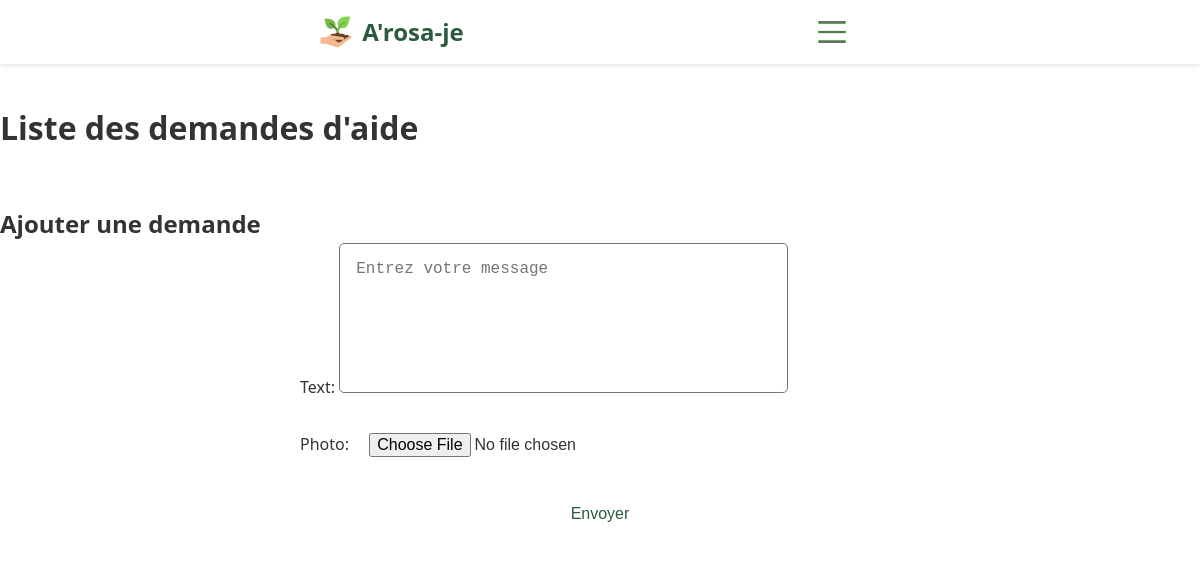
Page /demande/ (signed in) on the earlier database version.
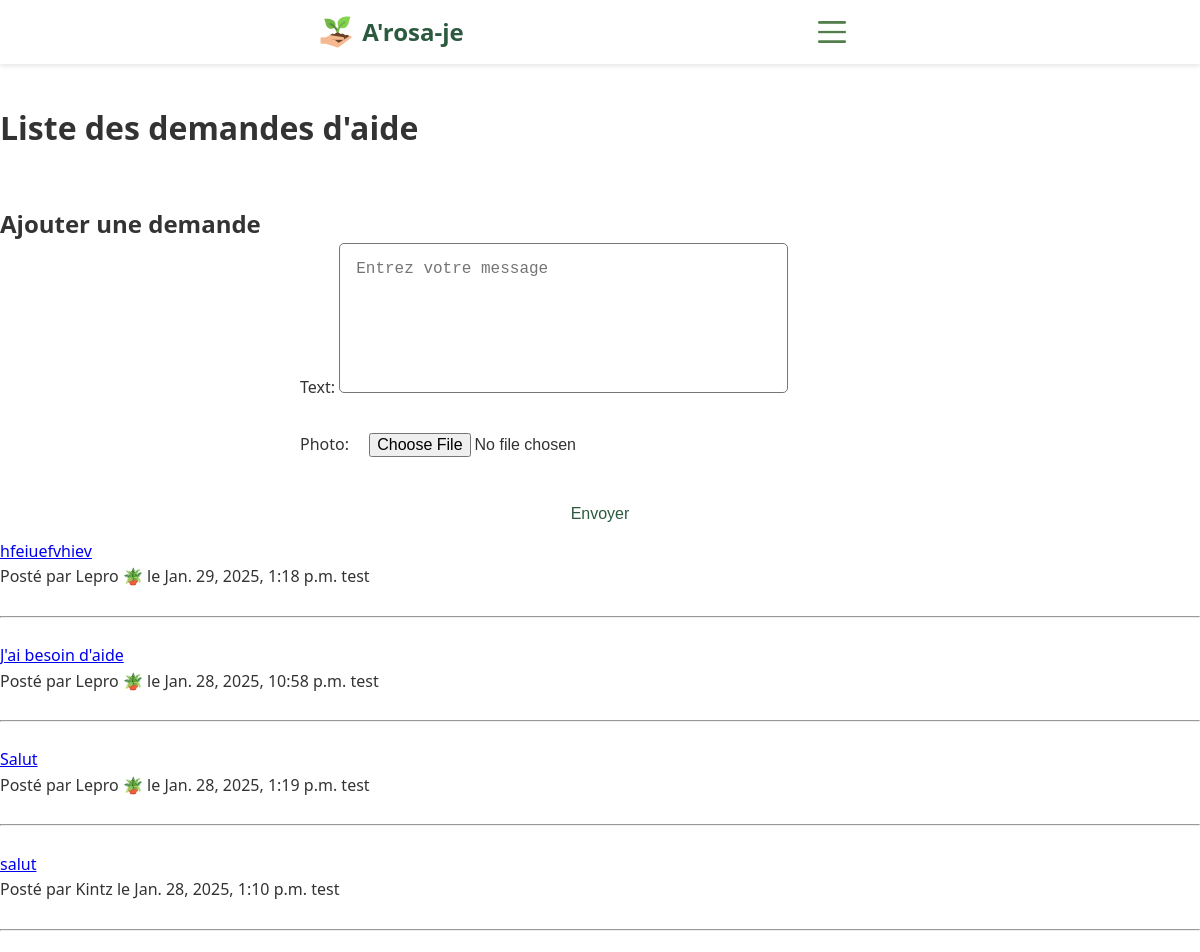
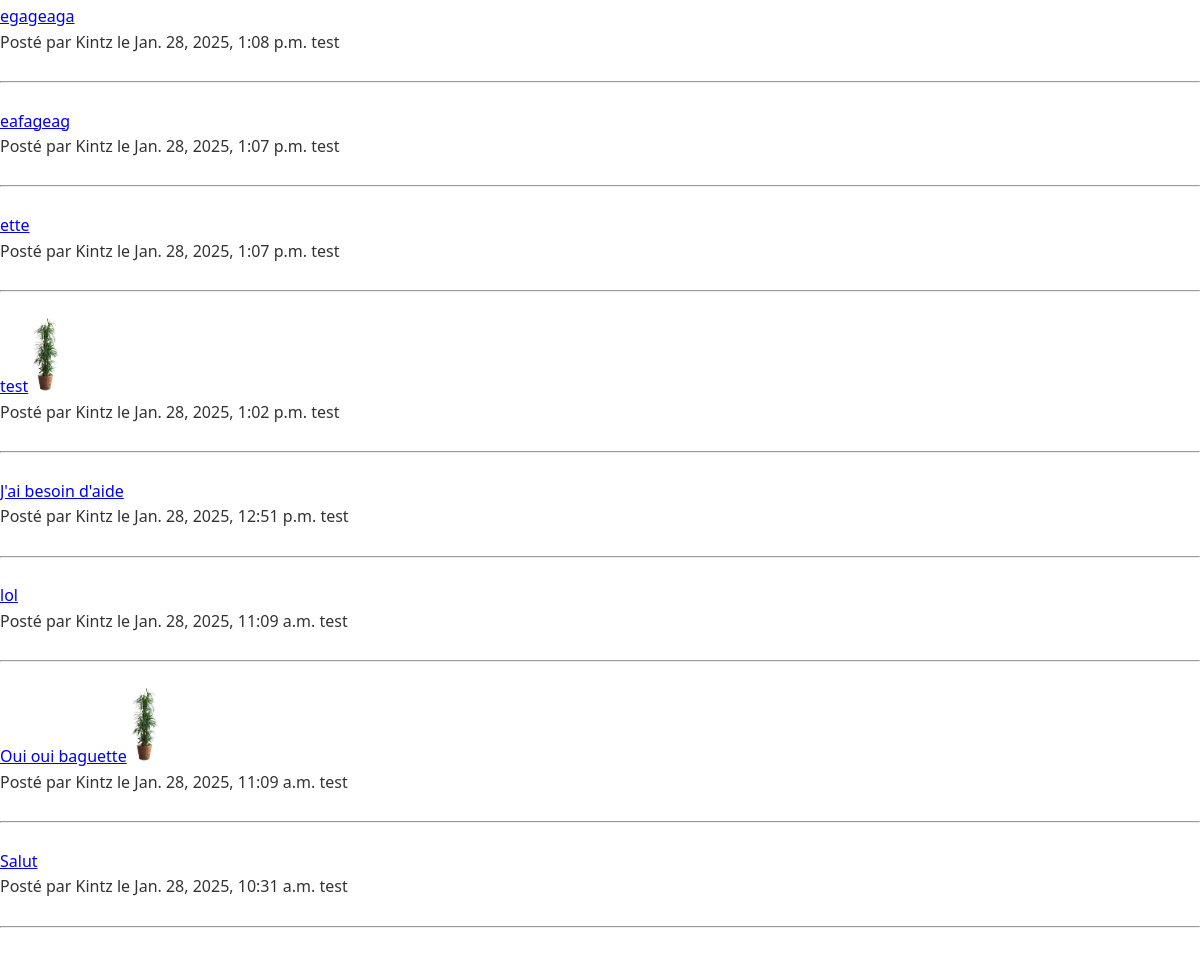
Same page on the later database version (2 pictures, top to bottom).
### pageprincipale/models.py (models this page shows, shortened)
class Message(models.Model):
    id_message=models.AutoField(primary_key=True)
    User = models.ForeignKey('Utilisateur', on_delete=models.CASCADE)
    text=models.CharField(max_length=500)
    date_demande = models.DateTimeField(auto_now_add=True)
    photo= models.ImageField(upload_to='photos_plantes/', blank=True, null=True)

class Utilisateur(models.Model):
    id_utilisateur = models.AutoField(primary_key=True)  # ID de l'utilisateur
    is_pro = models.BooleanField(default=False)  # Si l'utilisateur est professionnel
    pseudo = models.CharField(max_length=255)  # Pseudo
    password = models.CharField(max_length=255)  # Mot de passe
    adresse = models.ForeignKey(Adresse, on_delete=models.CASCADE)  # Clé étrangère vers Adresse
    longitude = models.FloatField(null=True, blank=True)
    latitude = models.FloatField(null=True, blank=True)
    REQUIRED_FIELDS = ['password']
    USERNAME_FIELD = 'pseudo'

### pageprincipale/views.py (the view)
# urls.py: path('demande/',demande,name='demande'),
def demande(request):
    logged_user = get_logged_form_request(request)
    if logged_user:
        if request.method == 'POST':
            form = DemandeAideForm(request.POST, request.FILES)
            if form.is_valid():
                Demande = form.save(commit=False)
                Demande.User= logged_user  # Associer l'utilisateur connecté
                Demande.save()
                return redirect('demande')
        else:
            form = DemandeAideForm()
        messages = Message.objects.order_by('-date_demande')
        return render(request, 'demande.html',
                      {'logged_user': logged_user, 'messages': messages,'form':form})
    else:
        return redirect('login')

### pageprincipale/forms.py
class DemandeAideForm(forms.ModelForm):
    class Meta:
        model = Message
        fields = ['text', 'photo']
    def __init__(self, *args, **kwargs):
        super().__init__(*args, **kwargs)
        self.fields['text'].widget = forms.Textarea(attrs={'rows': 4, 'placeholder': 'Entrez votre message'})

### pageprincipale/views.py (called while the page is built)
def get_logged_form_request(request):
    if 'logged_user_id' in request.session:
        logged_user_id = request.session['logged_user_id']
        try:
            return Utilisateur.objects.get(id_utilisateur=logged_user_id)
        except Utilisateur.DoesNotExist:
            return None
    return None

### pageprincipale/templates/demande.html (shortened to what this page needs)
{% extends "pagedebase.html" %}
{% block content %}
<br><br><br><br>
<h1>Liste des demandes d'aide</h1>
<br><br>
<h2>Ajouter une demande</h2>
 <form method="POST" enctype="multipart/form-data">
        {{ form.as_p }}
        <button type="submit">Envoyer</button>
    </form>
<ul>
    {% for message in messages %}
        <li>{% if message.photo %}
            <a href="{% url 'demande_aide' message.id_message %}">{{ message.text }}</a>
            <img src="{{ message.photo.url}}" alt="{{ message.nom }}" class="maxImgW">
            <p>Posté par {{ message.User.pseudo }}  le {{ message.date_demande }}
            test</p>
            {% else %}
             <a href="{% url 'demande_aide' message.id_message %}">{{ message.text }}</a>
            <p>Posté par {{ message.User.pseudo }}  {% if message.User.is_pro == True %}
            🪴
    {% endif %}le {{ message.date_demande }}
            test</p>
            {% endif %}
            <br><HR><br>
        </li>
    {% endfor %}
</ul>
{% endblock %}

Differences in the rows shown:
added Message: text "hfeiuefvhiev", User.pseudo "Lepro", date_demande "Jan. 29, 2025, 1:18 p.m."
added Message: text "J'ai besoin d'aide", User.pseudo "Lepro", date_demande "Jan. 28, 2025, 10:58 p.m."
added Message: text "Salut", User.pseudo "Lepro", date_demande "Jan. 28, 2025, 1:19 p.m."
added Message: text "salut", User.pseudo "Kintz", date_demande "Jan. 28, 2025, 1:10 p.m."
added Message: text "egageaga", User.pseudo "Kintz", date_demande "Jan. 28, 2025, 1:08 p.m."
added Message: text "eafageag", User.pseudo "Kintz", date_demande "Jan. 28, 2025, 1:07 p.m."
added Message: text "ette", User.pseudo "Kintz", date_demande "Jan. 28, 2025, 1:07 p.m."
added Message: text "test", photo (picture), User.pseudo "Kintz", date_demande "Jan. 28, 2025, 1:02 p.m."
added Message: text "J'ai besoin d'aide", User.pseudo "Kintz", date_demande "Jan. 28, 2025, 12:51 p.m."
added Message: text "lol", User.pseudo "Kintz", date_demande "Jan. 28, 2025, 11:09 a.m."
added Message: text "Oui oui baguette", photo (picture), User.pseudo "Kintz", date_demande "Jan. 28, 2025, 11:09 a.m."
added Message: text "Salut", User.pseudo "Kintz", date_demande "Jan. 28, 2025, 10:31 a.m."
